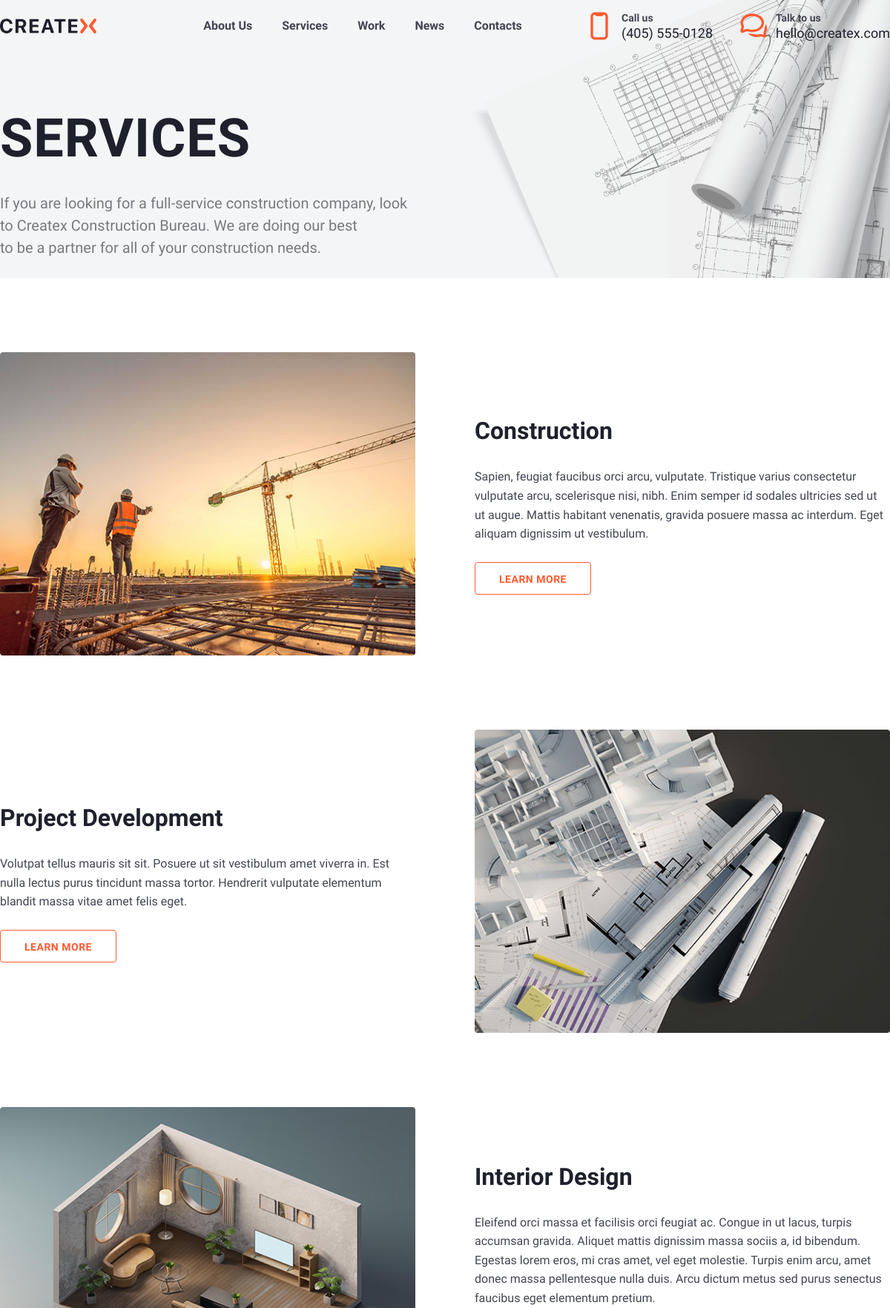
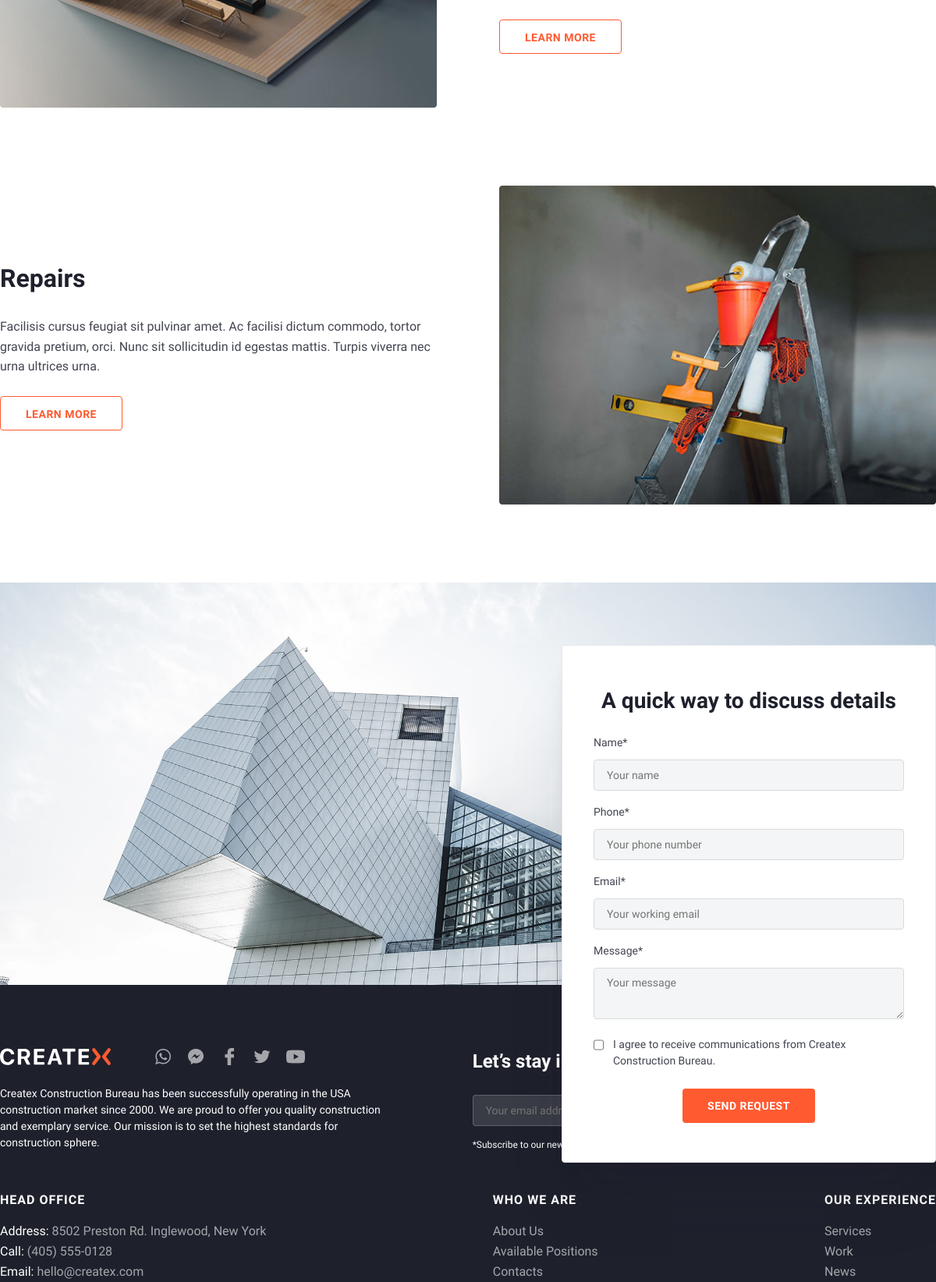
Page /services/ (upper part) on the committed database (2 pictures, top to bottom).
### createx/models.py (models this page shows, shortened)
class HeaderContent(models.Model):
    title = models.CharField(max_length=100, verbose_name='Заголовок')
    content = models.TextField(max_length=1000, verbose_name='Содержание')
    img = models.ImageField(upload_to="header/%Y/%m/%d/", verbose_name='Фотография')
    class Meta:
        verbose_name = "Заголовок страницы"
        verbose_name_plural = "Заголовоки страниц"

### services/models.py (models this page shows, shortened)
class OurServices(models.Model):
    title = models.CharField(max_length=1250, verbose_name='Наименование услуги')
    content = models.TextField(verbose_name='Описание услуги')
    slug = models.SlugField(max_length=125,unique=True, db_index=True, verbose_name='URL-услуги')
    servicesImg = models.ImageField(upload_to='services/servicesImg/Logo/%Y/%m/%d/', verbose_name='Логотип')
    servicesOfferImg = models.ImageField(upload_to='services/servicesImg/servicesOfferImg/%Y/%m/%d/', verbose_name='Фотография-offer')
    icon = models.ImageField(upload_to='services/servicesIcon/icon/%Y/%m/%d/', verbose_name='Иконка №1')
    icon_hover = models.ImageField(upload_to='services/servicesIcon/icon_hover/%Y/%m/%d/', verbose_name='Иконка №2 hover')
    is_active = models.BooleanField(default=True)
    class Meta:
        verbose_name = "Наша услуга"
        verbose_name_plural = "Наши услуги"

### aboutUs/models.py (models this page shows, shortened)
class OurSocLinks(models.Model):
    name = models.CharField(max_length=100, verbose_name='Название соц сети')
    nameLink = models.CharField(max_length=100, verbose_name='Имя ссылки')
    link = models.URLField(max_length=1000, verbose_name='Ссылка')
    imgLink_1 = models.ImageField(upload_to="aboutUs/OurSocLinks/%Y/%m/%d/", verbose_name='Логотип соцсети 1')
    imgLink_2 = models.ImageField(upload_to="aboutUs/OurSocLinks/%Y/%m/%d/", verbose_name='Логотип соцсети 2')
    imgLink_2_hover = models.ImageField(upload_to="aboutUs/OurSocLinks/%Y/%m/%d/", verbose_name='Логотип соцсети 2 Hover')
    class Meta:
        verbose_name = "Ссылка в соцсети"
        verbose_name_plural = "Ссылки в соцсетях"

### services/views.py (the view)
# urls.py: path('',ServicesPage.as_view(), name='services'),#Главная страница services - все услуги
class ServicesPage(FormsMixin,ListView):
    model = OurServices
    template_name =  'services/homeservices.html'
    context_object_name = 'services'
    queryset = OurServices.objects.filter(is_active=True)
    def get_context_data(self, **kwargs):
        context = super().get_context_data(**kwargs)
        c_def = self.get_user_context()
        context['title'] = 'Services'
        context['header'] = HeaderContent.objects.get(title='SERVICES')
        context = dict(list(context.items()) + list(c_def.items()))
        return context

### createx/templatetags/createx_tag.py (called while the page is built)
@register.simple_tag()
def get_soc_links():
    return OurSocLinks.objects.all()

### createx/utils.py (called while the page is built)
    def get_user_context(self,**kwargs):
        context = kwargs
        context['social_links'] = OurSocLinks.objects.all()
        context['AskFromUserForm'] = AskFromUserForm
        context['UserSubscribeForm'] = UserSubscribeForm
        context['DiscussForUserForm'] = DiscussForUserForm
        return context

### createx/templates/services/homeservices.html
{% extends "base.html" %}
{% load createx_tag %}
{% load static %}
{% block content %}
{% include 'include/headerContent.html' %}
	<section class="our_services_block">
		{% for service in services %}
		{%if forloop.counter|divisibleby:2 == False %}
		<div class="services_item">
			<div class="services_block_img">
				<img src="{{service.servicesImg.url}}" alt="{{service.title}}" class="services_img">
			</div>
			<div class="services_content_block">
				<h2 class="h2_32">{{service.title}}</h2>
				<p class="p_16">{{service.content}}</p>
				<a href="{% url 'services' service.slug %}"><button class="link_btn">learn more</button></a>
			</div>
		</div>
		{% else %}
		<div class="services_item_reverse">
			<div class="services_block_img">
				<img src="{{service.servicesImg.url}}" alt="{{service.title}}" class="services_img">
			</div>
			<div class="services_content_block">
				<h2 class="h2_32">{{service.title}}</h2>
				<p class="p_16">{{service.content}}</p>
				<a href="{% url 'services' service.slug %}"><button class="link_btn">learn more</button></a>
			</div>
		</div>
		{% endif %}
		{% endfor %}
	</section>
{% endblock content %}

### createx/templates/include/headerContent.html
{% load static %}
<section class="header_content_block">
		<div class="header_content">
			<div class="content_in_header">
				<h2 class="header_h2_title">{{header.title}}</h2>
				<p class="p_20">{{header.content}}</p>
			</div>
		</div>
		<div class="header_content_block_img">
			<img src="{{header.img.url}}" alt="Фон" class="header_content_block_img_bg">
		</div>
</section>

### createx/templates/include/footer.html (shortened to what this page needs)
{% load static %}
{% load createx_tag %}
<div class="footer_block">
	<footer class="footer_block_content">
		<div class="footer_header_block">
			<div class="footer_header_left">
				<div class="footer_logo_Links">
					<div class="footer_logo">
						<a href="{% url 'home' %}">
							<img src="{% static 'img/footer/logo.svg' %}" alt="Лого">
						</a>
					</div>
					<div class="footer_social_links">
						{% get_soc_links as soc_links %}
						{% for c in soc_links %}
						<a href="#"><img src="{{ c.imgLink_2_hover.url}}" alt="фото"></a>
						{% endfor %}
					</div>
				</div>
				<p class="footer_content">
					Createx Construction Bureau has been successfully operating in the USA construction market since 2000. We are proud to
					offer you quality construction and exemplary service. Our mission is to set the highest standards for construction
					sphere.
				</p>
			</div>
			<div class="footer_header_right">
				<h2 class="footer_header_right_h2">
					Let’s stay in touch
				</h2>
				<form action="{% url 'addUserSubscribe' %}" class="subscribe_form" method="post" name="subscribe_form" id="subscribe_form">
					<p>*Subscribe to our newsletter to receive communications and early updates from Createx Construction Bureau.</p>
				</form>
			</div>
		</div>
		<div class="footer_center_block">
			<div class="center_block_left">
				<p class="footer_p_uppercase">HEAD OFFICE</p>
				<ul class="footer_link_list">
					<li class="footer_link_item">Address: <a href="#" class="footer_link"> 8502 Preston Rd. Inglewood, New York</a></li>
					<li class="footer_link_item">Call: <a href="tel:+(405) 555-0128" class="footer_link"> (405) 555-0128</a></li>
					<li class="footer_link_item">Email: <a href="mailto:hello@createx.com" class="footer_link"> hello@createx.com</a></li>
				</ul>
			</div>
			<div class="center_block_center">
				<p class="footer_p_uppercase">WHO WE ARE</p>
				<ul class="footer_link_list">
					<li class="footer_link_item"><a href="{% url 'aboutUs' %}" class="footer_link">About Us</a></li>
					<li class="footer_link_item"><a href="{% url 'avaliablePositions' %}" class="footer_link">Available Positions</a></li>
					<li class="footer_link_item"><a href="{% url 'contacts' %}" class="footer_link">Contacts</a></li>
				</ul>
			</div>
			<div class="center_block_right">
				<p class="footer_p_uppercase">OUR EXPERIENCE</p>
				<ul class="footer_link_list">
					<li class="footer_link_item"><a href="{% url 'services' %}" class="footer_link">Services</a></li>
					<li class="footer_link_item"><a href="{% url 'work' %}" class="footer_link">Work</a></li>
					<li class="footer_link_item"><a href="{% url 'news' %}" class="footer_link">News</a></li>
				</ul>
			</div>
		</div>
	</footer>
</div>

### createx/static/css/min_style.css (style rules this page uses)
* { padding: 0; margin: 0; border: 0; box-sizing: border-box; }
*,*:before,*:after { -moz-box-sizing: border-box; -webkit-box-sizing: border-box; box-sizing: border-box; }
nav,footer,header,aside { display: block; }
html,body { height: 100%; width: 100%; font-size: 100%; line-height: 1; font-size: 14px; -ms-text-size-adjust: 100%; -moz-text-size-adjust: 100%; -webkit-text-size-adjust: 100%; font-family: Montserrat; font-weight: 500; color: rgba(37, 43, 66, 1); }
input,button,textarea { font-family:inherit; }
button { cursor: pointer; }
a, a:visited { text-decoration: none; }
ul { margin: 0; padding: 0; }
ul li { list-style: none;margin: 0;padding: 0; }
img { vertical-align: top; }
p { margin: 0; padding: 0; }
h1,h2,h3,h4,h5,h6 { font-size:inherit;font-weight: 400;margin: 0;padding: 0; }

### createx/static/css/statick_style.css (style rules this page uses)
.p_16 { color: var(--gray-800, #424551); font-size: 16px; font-style: normal; font-weight: 400; line-height: 160%; padding: 25px 0px; }
.header_h2_title { color: var(--gray-900, #1E212C); font-family: Ubuntu; font-size: 72px; font-weight: 700; line-height: 130%; letter-spacing: 1px; padding: 40px 0px 25px; }
.p_20 { color: var(--gray-700, #787A80); font-family: Ubuntu; font-size: 20px; font-weight: 400; line-height: 150%; }
.h2_32 { color: var(--gray-900, #1E212C); font-family: Ubuntu; font-size: 32px; font-weight: 700; line-height: 150%; }
.link_btn { padding: 0px 32px; border-radius: 4px; border: 1px solid #FF5A30; background-color: #FFF; color: #FF5A30; text-align: center; font-family: Ubuntu; font-size: 14px; font-style: normal; font-weight: 700; line-height: 44px; letter-spacing: 0.5px; text-transform: uppercase; height: 44px; }

### createx/static/css/style.css (style rules this page uses)
* { font-family: 'Ubuntu', sans-serif; }
body { height: auto; position: relative; }
.discuss_form input { width: 100%; padding: 11px 16px; border-radius: 4px; border: 1px solid var(--gray-400, #D7DADD); background: var(--gray-200, #F4F5F6); margin-bottom: 20px; }
.discuss_form textarea { width: 100%; border-radius: 4px; border: 1px solid var(--gray-400, #D7DADD); background: var(--gray-200, #F4F5F6); height: 66px; padding: 11px 16px; }
#id_userAgree { width: fit-content; display: inline-block; }
.footer_block { width: 100%; height: auto; background-color: #1E212C; padding: 80px 0px; }
.footer_block_content { max-width: 1230px; height: auto; margin: 0px auto; }
.footer_header_block { width: 100%; height: auto; display: flex; justify-content: space-between; flex-wrap: wrap; }
.footer_logo_Links { display: flex; gap: 40px; }
.footer_social_links a { margin-left: 15px; }
.footer_content { color: #FFF; font-size: 14px; font-weight: 400; padding-top: 25px; max-width: 493px; line-height: 150%; }
.footer_header_right_h2 { color: #FFF; font-size: 24px; font-weight: 700; line-height: 150%; }
.subscribe_form { width: 100%; padding-top: 25px; }
.subscribe_form p { padding-top: 15px; color: #FFF; font-size: 12px; font-weight: 400; line-height: 150%; }
.footer_center_block { max-width: 1230px; display: flex; justify-content: space-between; padding-top: 50px; }
.footer_p_uppercase { color: #FFF; font-family: Ubuntu; font-size: 16px; font-weight: 700; line-height: 150%; letter-spacing: 1px; text-transform: uppercase; }
.footer_link_list { padding-top: 15px; }
.footer_link { color:#FFF; font-size: 16px; font-style: normal; font-weight: 400; line-height: 160%; opacity: 0.6; }
.footer_link_item { color: #FFF; font-family: Ubuntu; font-size: 16px; font-style: normal; font-weight: 400; line-height: 160%; }
.header_content_block { width: 100%; height: auto; position: relative; }
.header_content_block_img { width: 100%; position: relative; left: 0; top: 0; z-index: 4; }
.header_content_block_img_bg { width: 100%; height: 100%; object-fit: cover; }
.header_content { max-width: 1230px; position: relative; height: auto; margin: 0px auto; z-index: 5; }
.content_in_header { position: absolute; width: 50%; left: 0; top: 0; padding: 100px 0px ; }
.our_services_block { max-width: 1230px; height: auto; margin: 0px auto; display: flex; flex-direction: column; gap: 100px; padding: 100px 0px; }
.services_item { width: 100%; height: auto; display: flex; justify-content: space-between; align-items: center; gap: 80px; }
.services_item_reverse { width: 100%; height: auto; display: flex; justify-content: space-between; align-items: center; gap: 80px; flex-direction: row-reverse; }
.services_block_img { width: 50%; height: auto; }
.services_img { width: 100%; height: auto; object-fit: cover; }
.services_content_block { width: 50%; height: auto; }

### rows in the picture
HeaderContent: title "SERVICES", content "If you are looking for a full-service construction company, look to Createx Construction Bureau. We are doing our best to be a partner for all of your construction needs.", img (picture)
OurServices: servicesImg (picture), title "Construction", content "Sapien, feugiat faucibus orci arcu, vulputate. Tristique varius consectetur vulputate arcu, scelerisque nisi, nibh. Enim semper id sodales ultricies sed ut ut augue. Mattis habitant venenatis, gravida posuere massa ac interdum. Eget aliquam dignissim ut vestibulum."
OurServices: servicesImg (picture), title "Project Development", content "Volutpat tellus mauris sit sit. Posuere ut sit vestibulum amet viverra in. Est nulla lectus purus tincidunt massa tortor. Hendrerit vulputate elementum blandit massa vitae amet felis eget."
OurServices: servicesImg (picture), title "Interior Design", content "Eleifend orci massa et facilisis orci feugiat ac. Congue in ut lacus, turpis accumsan gravida. Aliquet mattis dignissim massa sociis a, id bibendum. Egestas lorem eros, mi cras amet, vel eget molestie. Turpis enim arcu, amet donec massa pellentesque nulla duis. Arcu dictum metus sed purus senectus faucibus eget elementum pretium."
OurServices: servicesImg (picture), title "Repairs", content "Facilisis cursus feugiat sit pulvinar amet. Ac facilisi dictum commodo, tortor gravida pretium, orci. Nunc sit sollicitudin id egestas mattis. Turpis viverra nec urna ultrices urna."
OurSocLinks: imgLink_2_hover (picture)
OurSocLinks: imgLink_2_hover (picture)
OurSocLinks: imgLink_2_hover (picture)
OurSocLinks: imgLink_2_hover (picture)
OurSocLinks: imgLink_2_hover (picture)
